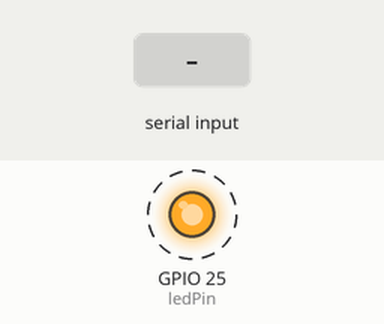
Bench run of a sketch on a simulated ESP32. Shown: output pins drawn as LEDs (lit = HIGH). Dashed ring = blinking. Inputs (shaded band) come from the test bench. What the sketch prints to the serial monitor is not drawn.

Above: at 0.87 s.
1.3 s: "A" received over Serial
Timing chart, 0 to 10.3 s (numbered marks = the images above; inputs shaded):
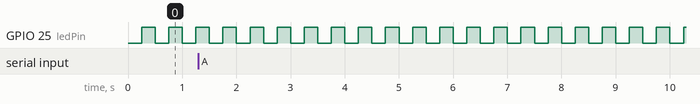

Measured:
- by itself, GPIO 25 (ledPin): alternates HIGH for 0.25 s and LOW for 0.25 s

The sketch:

sketch_oct16a.ino
```cpp
const int ledPin = 25; // Pin del LED integrado en el Raspberry Pi Pico unsigned
long previousMillis = 0;
const long interval = 250;
float currentLumenes = 50.0; // Valor actual de lúmenes
float currentTemperature = 22.0;// Valor actual de temperatura
float pesos = 100000.0; // Valor actual de pesos
bool lumenesHabilitados = true;
bool temperaturaHabilitada = true;
float deltaLumenes = 5.0; // Delta de cambio de lúmenes
float deltaTemperatura = 0.5; // Delta de cambio de temperatura
float deltaPesos = -100.0; // Delta de cambio de pesos (descuento por compra)
// Función para parpadear el LED
void blinkLED() { unsigned long currentMillis = millis();

if (currentMillis - previousMillis >= interval)
{
    previousMillis = currentMillis;
    int ledState = digitalRead(ledPin);
    digitalWrite(ledPin, !ledState);
}
}

void setup() { Serial.begin(9600); pinMode(ledPin, OUTPUT); }

void loop() { blinkLED(); // Parpadeo del LED

// Si el PC envía un byte de solicitud, responder con la información de las variables
if (Serial.available() > 0)
{
    char request = Serial.read();  // Leer el BYTE de solicitud
    if (request == 'A')  // Usaremos el BYTE 'A' como solicitud
    {
        // Enviar los valores de todas las variables
        Serial.print("Lumenes:");
        Serial.print(currentLumenes);
        Serial.print(", Habilitado:");
        Serial.print(lumenesHabilitados ? "1" : "0");
        Serial.print(", Delta:");
        Serial.println(deltaLumenes);

        Serial.print("Temperatura:");
        Serial.print(currentTemperature);
        Serial.print(", Habilitada:");
        Serial.print(temperaturaHabilitada ? "1" : "0");
        Serial.print(", Delta:");
        Serial.println(deltaTemperatura);

        Serial.print("Pesos:");
        Serial.print(pesos);
        Serial.print(", Habilitada:");
        Serial.print((pesos >= 0) ? "1" : "0");
        Serial.print(", Delta:");
        Serial.println(deltaPesos);
    }
}
}
```
